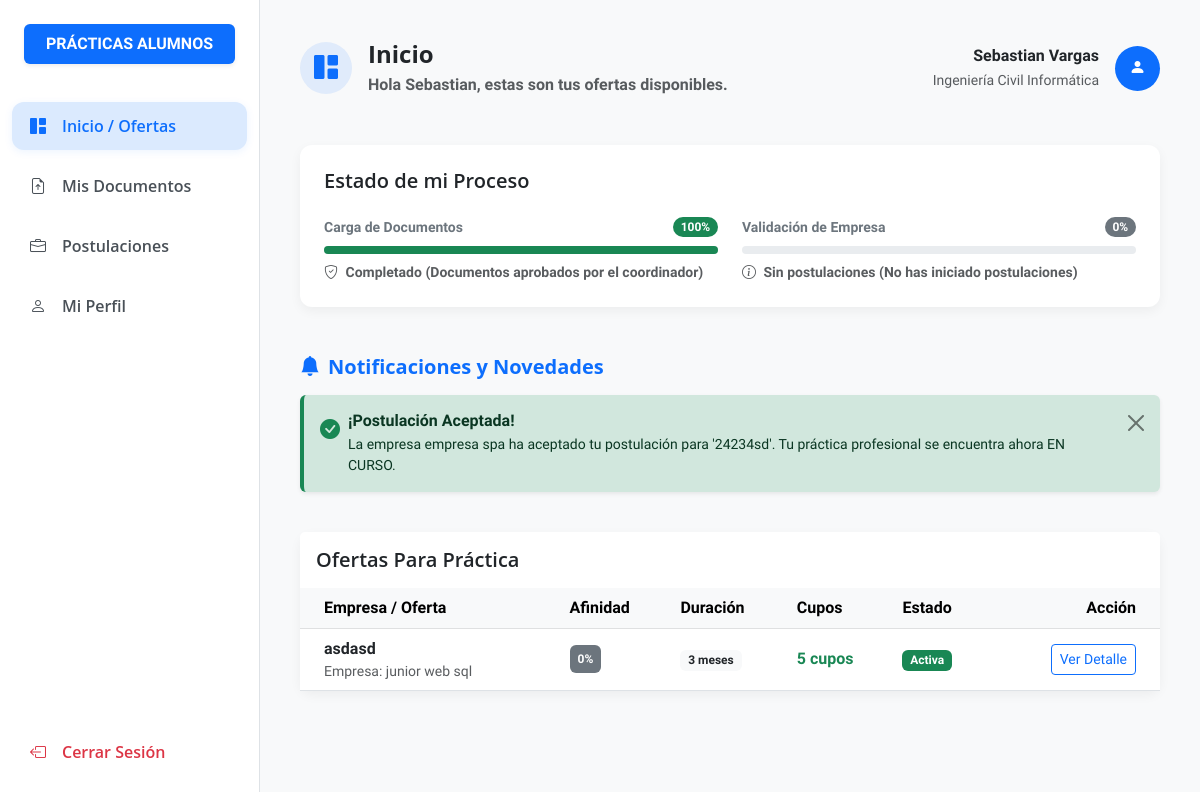
Page /Inicio/estudiante/inicio.php (signed in) on the committed database.
### tables this page shows
CREATE TABLE `estudiante` (
  `id_usuario` int(11) NOT NULL,
  `id_carrera` int(11) NOT NULL,
  `nombre` varchar(100) NOT NULL,
  `apellido` varchar(100) NOT NULL,
  `nivel_curricular` int(11) NOT NULL COMMENT 'Semestre o nivel de avance',
  `habilidades` text DEFAULT NULL COMMENT 'Habilidades declaradas para matching',
  `ramos_aprobados` int(11) NOT NULL COMMENT 'Ramos aprobados, validación BR-04',
  `cv_estudiante` varchar(255) DEFAULT NULL,
  `archivo_cedula` varchar(255) DEFAULT NULL,
  `archivo_alumno_regular` varchar(255) DEFAULT NULL,
  `documentos_aprobados` tinyint(1) DEFAULT 0,
  `motivo_rechazo` varchar(255) DEFAULT NULL,
  PRIMARY KEY (`id_usuario`),
  KEY `id_carrera` (`id_carrera`),
  CONSTRAINT `estudiante_ibfk_1` FOREIGN KEY (`id_usuario`) REFERENCES `usuario` (`id_usuario`),
  CONSTRAINT `estudiante_ibfk_2` FOREIGN KEY (`id_carrera`) REFERENCES `carrera` (`id_carrera`)
);

CREATE TABLE `carrera` (
  `id_carrera` int(11) NOT NULL AUTO_INCREMENT,
  `id_institucion` int(11) NOT NULL,
  `nombre_carrera` varchar(255) NOT NULL,
  `codigo` varchar(20) NOT NULL,
  PRIMARY KEY (`id_carrera`),
  UNIQUE KEY `codigo` (`codigo`),
  KEY `id_institucion` (`id_institucion`),
  CONSTRAINT `carrera_ibfk_1` FOREIGN KEY (`id_institucion`) REFERENCES `institucion` (`id_institucion`)
);

CREATE TABLE `notificacion` (
  `id_notificacion` int(11) NOT NULL AUTO_INCREMENT,
  `id_usuario` int(11) NOT NULL,
  `titulo` varchar(255) NOT NULL,
  `mensaje` text NOT NULL,
  `fecha_envio` timestamp NOT NULL DEFAULT current_timestamp(),
  `leida` tinyint(1) NOT NULL DEFAULT 0,
  `tipo_evento` varchar(100) DEFAULT NULL,
  PRIMARY KEY (`id_notificacion`),
  KEY `id_usuario` (`id_usuario`),
  CONSTRAINT `notificacion_ibfk_1` FOREIGN KEY (`id_usuario`) REFERENCES `usuario` (`id_usuario`)
);

CREATE TABLE `oferta_practica` (
  `id_oferta` int(11) NOT NULL AUTO_INCREMENT,
  `id_carrera` int(11) NOT NULL,
  `id_empresa` int(11) NOT NULL,
  `titulo` varchar(255) NOT NULL,
  `descripcion` text NOT NULL,
  `requisitos` text NOT NULL,
  `cupos` int(11) NOT NULL,
  `duracion_meses` int(11) NOT NULL,
  `estado_oferta` enum('pendiente_aprobacion','activa','rechazada','pausada','cerrada') NOT NULL DEFAULT 'pendiente_aprobacion',
  `fecha_publicacion` timestamp NOT NULL DEFAULT current_timestamp(),
  `fecha_cierre` date DEFAULT NULL,
  PRIMARY KEY (`id_oferta`),
  KEY `id_carrera` (`id_carrera`),
  KEY `id_empresa` (`id_empresa`),
  CONSTRAINT `oferta_practica_ibfk_1` FOREIGN KEY (`id_carrera`) REFERENCES `carrera` (`id_carrera`),
  CONSTRAINT `oferta_practica_ibfk_2` FOREIGN KEY (`id_empresa`) REFERENCES `empresa` (`id_usuario`)
);

CREATE TABLE `empresa` (
  `id_usuario` int(11) NOT NULL,
  `razon_social` varchar(255) NOT NULL,
  `rut_empresa` varchar(12) NOT NULL,
  `direccion` varchar(255) DEFAULT NULL,
  `telefono` varchar(20) DEFAULT NULL,
  `nombre_encargado` varchar(100) DEFAULT NULL,
  `nombre_empresa` varchar(100) NOT NULL,
  PRIMARY KEY (`id_usuario`),
  UNIQUE KEY `rut_empresa` (`rut_empresa`),
  CONSTRAINT `empresa_ibfk_1` FOREIGN KEY (`id_usuario`) REFERENCES `usuario` (`id_usuario`)
);

### Inicio/estudiante/paginas/dashboard.php (the view, shortened to what the rows shown need)
<?php
$sql = "
SELECT o.*, e.nombre_empresa
FROM oferta_practica o
INNER JOIN empresa e
ON o.id_empresa = e.id_usuario
WHERE o.id_carrera = {$estudiante['id_carrera']}
AND o.estado_oferta = 'activa'
AND o.id_oferta NOT IN
(
    SELECT id_oferta
    FROM postulacion
    WHERE id_estudiante = $id_estudiante
)
";
$resultado = mysqli_query($conexion, $sql);
$sql_notif = "SELECT id_notificacion, titulo, mensaje FROM notificacion WHERE id_usuario = $id_estudiante AND leida = 0 ORDER BY fecha_envio DESC";
$res_notif = mysqli_query($conexion, $sql_notif);
$notificaciones = [];
if ($res_notif) {
    while($n = mysqli_fetch_assoc($res_notif)) {
        $notificaciones[] = $n;
    }
}
if (!empty($notificaciones)) {
    mysqli_query($conexion, "UPDATE notificacion SET leida = 1 WHERE id_usuario = $id_estudiante");
}
$docPorcentaje = 0;
$has_cv = !empty($estudiante['cv_estudiante']);
$has_cedula = !empty($estudiante['archivo_cedula']);
$has_cert = !empty($estudiante['archivo_alumno_regular']);
$is_approved = ($estudiante['documentos_aprobados'] == 1);
$docPorcentaje += ($has_cv ? 25 : 0);
$docPorcentaje += ($has_cedula ? 25 : 0);
$docPorcentaje += ($has_cert ? 25 : 0);
$docPorcentaje += ($is_approved ? 25 : 0);
$docBadgeText = "$docPorcentaje%";
if ($is_approved) {
    $docPorcentaje = 100;
    $docBadgeText = "100%";
    $docClase = "bg-success";
    $docIcono = "bi-shield-check";
    $docDetalleText = "Completado (Documentos aprobados por el coordinador)";
}
?>
<div class="row g-4 mb-5">
    <div class="col-md-12">
        <div class="card card-custom bg-white p-4">
            <div class="row g-4 fw-semibold">
                <div class="col-md-6">
                    <div class="d-flex justify-content-between align-items-center mb-2">
                        <label class="small fw-bold text-secondary">Carga de Documentos</label>
                        <span class="badge rounded-pill <?php echo $docClase; ?> small "><?php echo $docBadgeText; ?></span>
                    </div>
                    <div class="progress" style="height: 8px;">
                        <div class="progress-bar <?php echo $docClase; ?>" style="width: <?php echo $docPorcentaje; ?>%"></div>
                    </div>
                    <small class="text-muted mt-2 d-block small"><i class="bi <?php echo $docIcono; ?> me-1"></i> <?php echo $docDetalleText; ?></small>
                </div>
            </div>
        </div>
    </div>
</div>
<?php if (!empty($notificaciones)): ?>
<div class="row mb-4">
    <div class="col-12">
        <?php foreach ($notificaciones as $notif): ?>
            <?php
                $alert_class = 'alert-info border-info';
                $icon = 'bi-info-circle-fill text-info';
                if (stripos($notif['titulo'], 'rechaz') !== false || stripos($notif['titulo'], 'incorrect') !== false) {
                    $alert_class = 'alert-danger border-danger';
                    $icon = 'bi-exclamation-octagon-fill text-danger';
                } elseif (stripos($notif['titulo'], 'aprob') !== false || stripos($notif['titulo'], 'acept') !== false) {
                    $alert_class = 'alert-success border-success';
                    $icon = 'bi-check-circle-fill text-success';
                }
            ?>
            <div class="alert <?= $alert_class ?> alert-dismissible fade show shadow-sm border-0 border-start border-4 d-flex gap-2" role="alert">
                <i class="bi <?= $icon ?> fs-5 mt-1"></i>
                <div>
                    <h6 class="alert-heading fw-bold mb-1"><?= htmlspecialchars($notif['titulo']) ?></h6>
                    <p class="mb-0 small"><?= htmlspecialchars($notif['mensaje']) ?></p>
                </div>
                <button type="button" class="btn-close" data-bs-dismiss="alert" aria-label="Close"></button>
            </div>
        <?php endforeach; ?>
    </div>
</div>
<?php endif; ?>
<div class="row">
    <div class="col-12">
        <div class="card card-custom bg-white">
            <div class="card-body p-0">
                <div class="table-responsive">
                    <table class="table table-hover align-middle mb-0">
                        <thead class="table-light">
                            <tr>
                                <th class="ps-4">Empresa / Oferta</th>
                                <th>Afinidad</th>
                                <th>Duración</th>
                                <th>Cupos</th>
                                <th>Estado</th>
                                <th class="pe-4 text-end">Acción</th>
                            </tr>
                        </thead>
                        <tbody>
                            <?php
                            $ofertas_lista = [];
                            if ($resultado) {
                                while ($o = mysqli_fetch_assoc($resultado)) {
                                    $o['afinidad'] = calcular_afinidad_tags($conexion, $id_estudiante, $o['id_oferta']);
                                    $ofertas_lista[] = $o;
                                }
                            }
                            usort($ofertas_lista, function($a, $b) {
                                return $b['afinidad'] <=> $a['afinidad'];
                            });
                            if (!empty($ofertas_lista)):
                                foreach ($ofertas_lista as $oferta) {
                                    $color_afinidad = $oferta['afinidad'] >= 70 ? 'success' : ($oferta['afinidad'] >= 40 ? 'warning text-dark' : 'secondary');
                                ?>
                                    <tr>
                                        <td class="ps-4">
                                            <div class="fw-bold">
                                                <?php echo htmlspecialchars($oferta['titulo']); ?>
                                            </div>
                                            <small class="text-muted d-block">
                                                Empresa: <?php echo htmlspecialchars($oferta['nombre_empresa']); ?>
                                            </small>
                                        </td>
                                        <td>
                                            <span class="badge bg-<?php echo $color_afinidad; ?> p-2">
                                                <?php echo $oferta['afinidad']; ?>%
                                            </span>
                                        </td>
                                        <td>
                                            <span class="badge bg-light text-dark">
                                                <?php echo htmlspecialchars($oferta['duracion_meses']); ?> meses
                                            </span>
                                        </td>
                                        <td class="fw-bold <?php echo ($oferta['cupos'] > 0) ? 'text-success' : 'text-danger'; ?>">
                                            <?php echo htmlspecialchars($oferta['cupos']); ?> cupos
                                        </td>
                                        <td>
                                            <?php if ($oferta['estado_oferta'] == 'activa') { ?>
                                                <span class="badge bg-success">Activa</span>
                                            <?php } else { ?>
                                                <span class="badge bg-danger">Cerrada</span>
                                            <?php } ?>
                                        </td>
                                        <td class="pe-4 text-end">
                                            <a href="inicio.php?pagina=detalle_oferta&id=<?php echo $oferta['id_oferta']; ?>" class="btn btn-sm btn-outline-primary">Ver Detalle</a>
                                        </td>
                                    </tr>
                                <?php } ?>
                            <?php else: ?>
                                <tr>
                                    <td colspan="6" class="text-center text-muted py-4">No hay ofertas de práctica disponibles en este momento.</td>
                                </tr>
                            <?php endif; ?>
                        </tbody>
                    </table>
                </div>
            </div>
        </div>
    </div>
</div>

### Inicio/estudiante/config_estudiante/header.php (shortened to what the rows shown need)
<?php
$pagina_actual = isset($pagina_actual) ? $pagina_actual : 'dashboard';
?>
<!DOCTYPE html>
<html lang="es">
<head>
    <link href="https://cdn.jsdelivr.net/npm/bootstrap@5.3.0/dist/css/bootstrap.min.css" rel="stylesheet">
    <link rel="stylesheet" href="https://cdn.jsdelivr.net/npm/bootstrap-icons@1.11.1/font/bootstrap-icons.css">
    <link rel="stylesheet" href="../../assets/css/base.css">
</head>
<body>
    <main class="main-content">
        <header class="d-flex justify-content-between align-items-center mb-5">
            <div class="d-flex align-items-center gap-3">
    <div>
        <?php if ($pagina_actual === 'dashboard'): ?>
            <h4 class="fw-bold mb-1">Inicio</h4>
            <p class="text-muted fw-semibold mb-0">Hola <?= htmlspecialchars($estudiante['nombre']); ?>, estas son tus ofertas disponibles.</p>
        <?php elseif ($pagina_actual === 'documentos'): ?>
            <h4 class="fw-bold mb-1">Mis Documentos</h4>
            <p class="text-muted fw-semibold mb-0">Administra los documentos requeridos para tu práctica.</p>
        <?php elseif ($pagina_actual === 'postulaciones'): ?>
            <h4 class="fw-bold mb-1">Mis Postulaciones</h4>
            <p class="text-muted fw-semibold mb-0">Revisa el estado de tus postulaciones.</p>
        <?php elseif ($pagina_actual === 'perfil'): ?>
            <h4 class="fw-bold mb-1">Mi Perfil</h4>
            <p class="text-muted fw-semibold mb-0">Actualiza tu información personal y académica.</p>
        <?php endif; ?>
    </div>
</div>
            <div class="d-flex align-items-center">
                <div class="text-end me-3 d-none d-md-block">
                    <p class="mb-0 fw-bold">
                        <?= htmlspecialchars(($estudiante['nombre'] ?? '') . ' ' . ($estudiante['apellido'] ?? '')); ?>
                    </p>
                    <small class="text-muted"><?= htmlspecialchars($estudiante['nombre_carrera'] ?? ''); ?></small>
                </div>
            </div>
        </header>

### rows in the picture
estudiante: nombre "Sebastian", nombre+apellido "Sebastian Vargas", id_carrera.nombre_carrera "Ingeniería Civil Informática", documentos_aprobados "100%", documentos_aprobados "Completado (Documentos aprobados por el coordinador)"
notificacion: titulo "¡Postulación Aceptada!", mensaje "La empresa empresa spa ha aceptado tu postulación para '24234sd'. Tu práctica profesional se encuentra ahora EN CURSO."
oferta_practica: titulo "asdasd", id_empresa.nombre_empresa "junior web sql", afinidad "0", duracion_meses "3", cupos "5", estado_oferta "Activa"

### other values in the picture
$empBadgeText "0%"
$empDetalleText "Sin postulaciones (No has iniciado postulaciones)"
